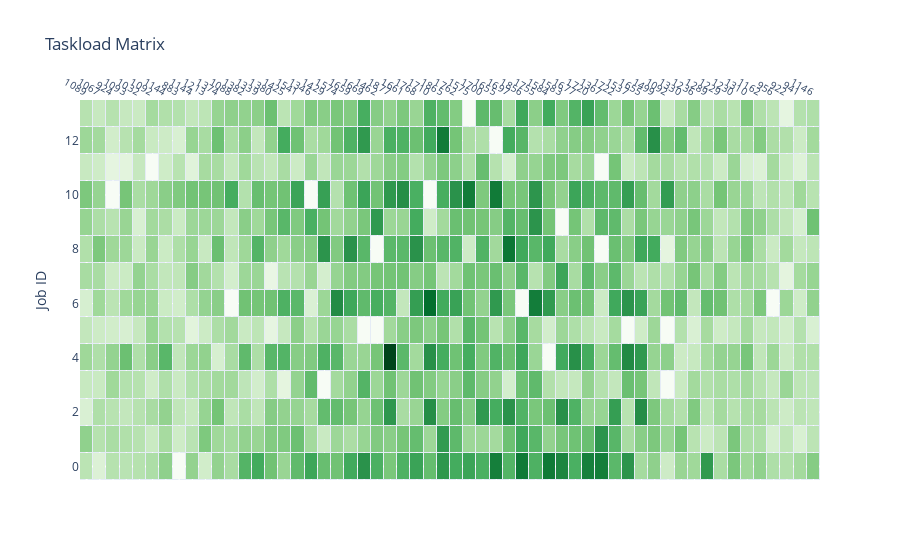

The code cell stored with this chart in its notebook:
### Code cell
taskload_array = generate_taskload_array(taskload_parameters, random_state=0)
create_taskload_heatmap(taskload_parameters, taskload_array, in_notebook=True, 
                        colorscale='Greens',annotate_heatmap=False)
